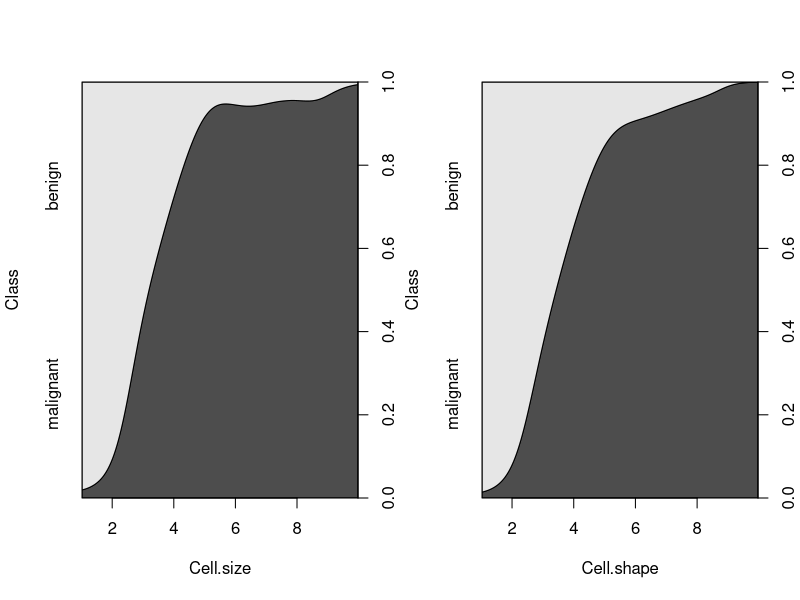
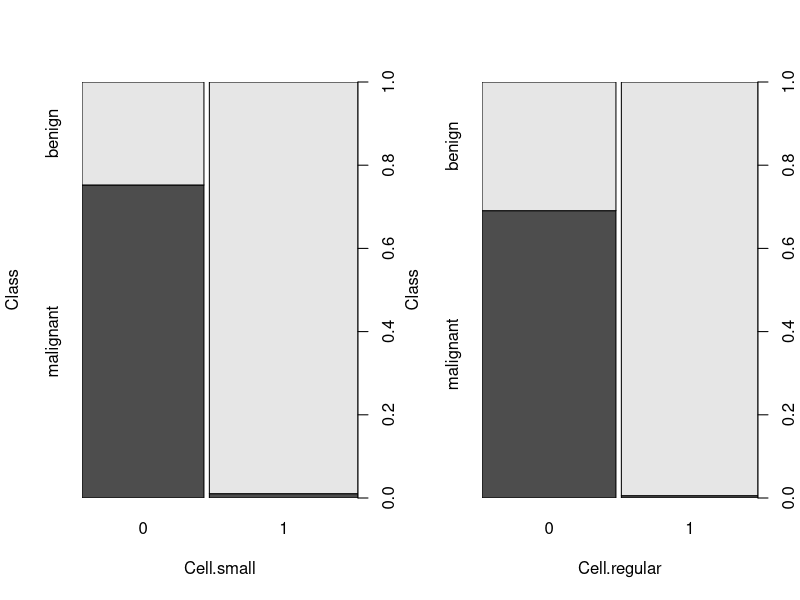
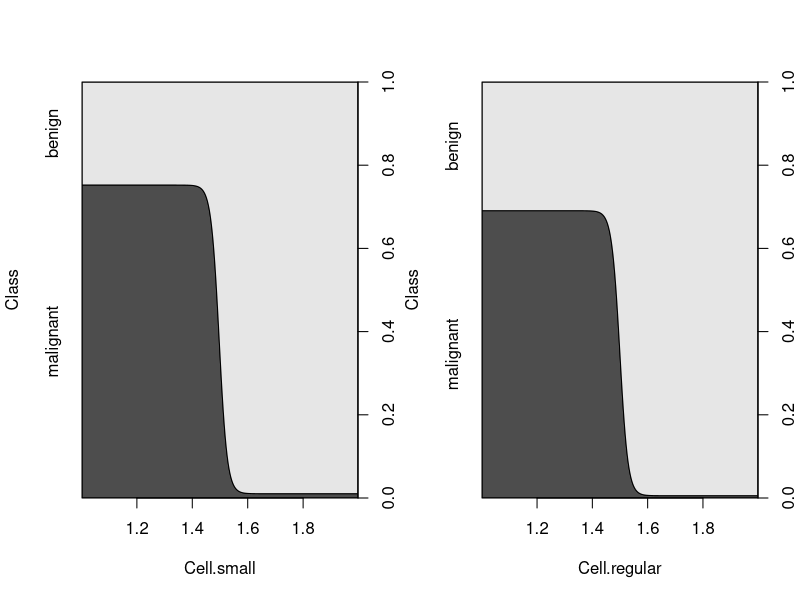

Source code (R) for these figures, in order:
## ---- chunk 1
# your code here
library(mlbench)
data(BreastCancer)
str(BreastCancer)
head(BreastCancer)
summary(BreastCancer$Class)
percentBenign <- data.frame(table(BreastCancer$Class))[1,2]/nrow(BreastCancer)
percentMalignant <- 1 - percentBenign
print(paste("Percent Benign: ", percentBenign))
print(paste("Percent Malignant: ", percentMalignant))
## ---- chunk 2
# your code here
glm0 <- glm(Class~Cell.size+Cell.shape, data=BreastCancer, family=binomial)
summary(glm0)
## ---- chunk 3
# BreastCancer$Cell.small column
BreastCancer$Cell.small <- FALSE
BreastCancer$Cell.small <- ifelse(BreastCancer$Cell.size==1,1,0)
BreastCancer$Cell.small <- factor(BreastCancer$Cell.small)
## ---- chunk 4
# BreastCancer$Cell.regular column
BreastCancer$Cell.regular <- FALSE
BreastCancer$Cell.regular <- ifelse(BreastCancer$Cell.shape==1,1,0)
BreastCancer$Cell.regular <- factor(BreastCancer$Cell.regular)

summary(BreastCancer$Cell.size)
summary(BreastCancer$Cell.shape)
summary(BreastCancer$Cell.small)
summary(BreastCancer$Cell.regular)
## ---- chunk 5
# your code here
attach(BreastCancer)
par(mfrow=c(1,2))
cdplot(Class~Cell.size)
cdplot(Class~Cell.shape)
## ---- chunk 6
# plots here
par(mfrow=c(1,2))
plot(Class~Cell.small)
plot(Class~Cell.regular)

cdplot(Class~Cell.small)
cdplot(Class~Cell.regular)
## ---- chunk 7
# calculations and output here
malignant_small <- table(Cell.small[Class=="malignant"])[[2]]/table(Cell.small[Cell.small==1])[[2]]
print(paste("% Malignant Small Cells: ", malignant_small))

malignant_notsmall <- table(Cell.small[Class=="malignant"])[[1]]/table(Cell.small[Cell.small==0])[[1]]
print(paste("% Malignant Not Small Cells: ", malignant_notsmall))


malignant_regular <- table(Cell.regular[Class=="malignant"])[[2]]/table(Cell.regular[Cell.regular==1])[[2]]
print(paste("% Malignant Regular Cells: ", malignant_regular))

malignant_notregular <- table(Cell.regular[Class=="malignant"])[[1]]/table(Cell.regular[Cell.regular==0])[[1]]
print(paste("% Malignant Not Regular Cells: ", malignant_notregular))
## ---- chunk 8
# your code here
set.seed(1234)
i <- sample(1:nrow(BreastCancer), nrow(BreastCancer)*.8,replace=FALSE)
train <- BreastCancer[i,]
test <- BreastCancer[-i,]
## ---- chunk 9
# your code here
glm1 <- glm(Class~Cell.small+Cell.regular, data=train, family=binomial)
summary(glm1)
## ---- chunk 10
# your code here
probs1 <- predict(glm1, newdata=test, type="response")
pred1 <- ifelse(probs1>.5,"malignant","benign")
table(pred1,test$Class)
acc <- mean(pred1==test$Class)
print(paste("Accuracy of model: ",acc))
library(caret)
library(e1071)
pred1 <- factor(pred1)
confusionMatrix(pred1,test$Class)
## ---- chunk 11
# your code here
small_coef <- glm1$coefficients[[2]]
mal_prob <- exp(small_coef)/(1+exp(small_coef))
print(paste("estimated probability of malignancy if Cell.small is true",mal_prob))

glm2 <- glm(Class~Cell.small+Cell.regular, family=binomial)

small_coef <- glm2$coefficients[[2]]
mal_prob <- exp(small_coef)/(1+exp(small_coef))
print(paste("estimated probability of malignancy if Cell.small is true over entire data set",mal_prob))

## ---- chunk 12
# your code here
glm_small <- glm(Class~Cell.small, data=train, family=binomial)
glm_regular <- glm(Class~Cell.regular, data=train, family=binomial)
anova(glm_small, glm_regular, glm1)
glm_small$aic
glm_regular$aic
glm1$aic
## ---- chunk 13
# your code here
nb1 <- naiveBayes(Class~Cell.small+Cell.regular, data=train)
nb1
#Calculating the probability that a cell isn't small/ isn't regular. Used in calculating likelihood.
perc_not_small <- table(train$Cell.small[train$Cell.small==0])[[1]]/sum(table(train$Cell.small))
perc_not_regular <- table(train$Cell.regular[train$Cell.regular==0])[[1]]/sum(table(train$Cell.regular))

perc_not_small
perc_not_regular
## ---- chunk 14
# your code here
probs2 <- predict(nb1, newdata=test,type="class")
confusionMatrix(probs2,test$Class)
